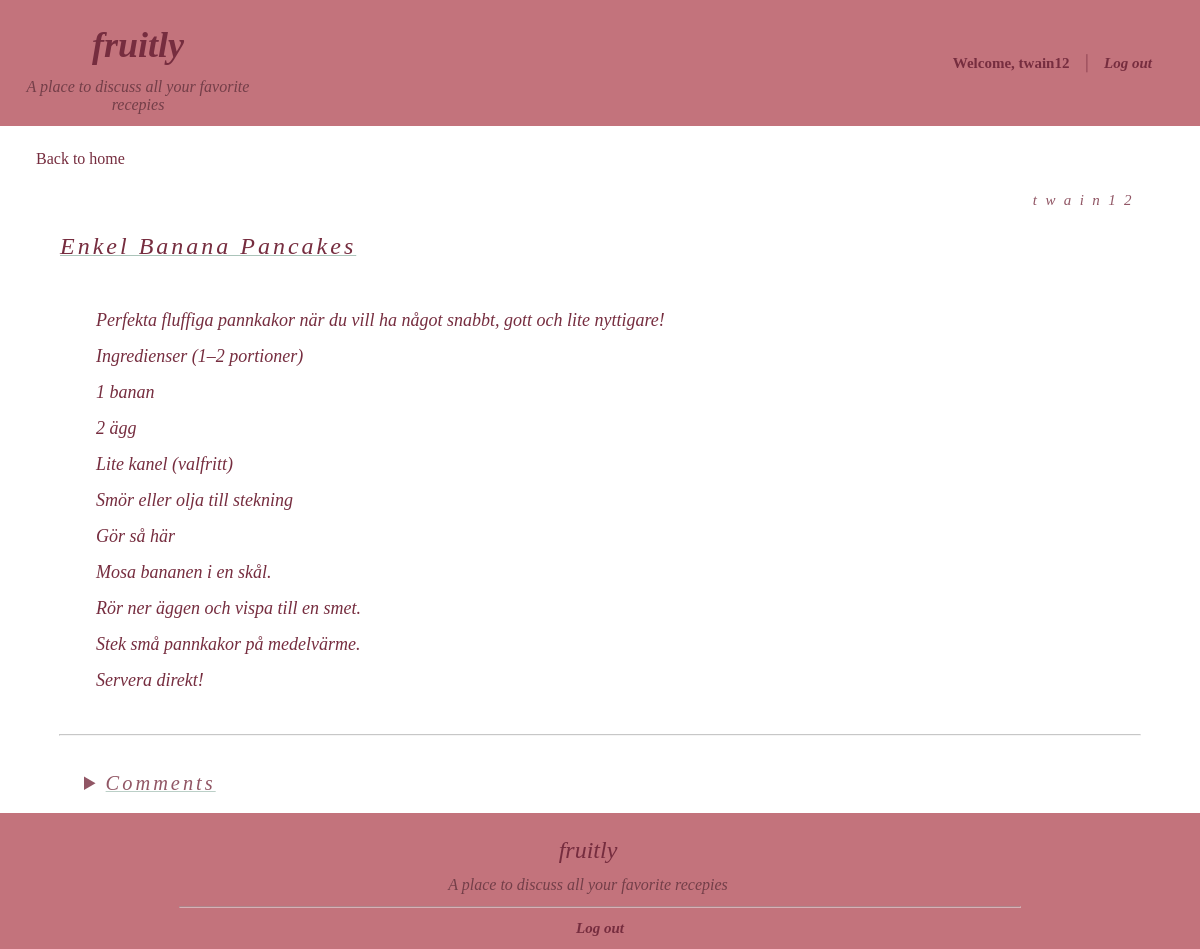
The page /post.php?id=2 (signed in) on the database its author committed.
### tables this page shows
CREATE TABLE posts (
id INTEGER PRIMARY KEY AUTOINCREMENT,
title TEXT NOT NULL,
content TEXT NOT NULL,
user_id INTEGER NOT NULL,
FOREIGN KEY (user_id) REFERENCES users(id)
);

CREATE TABLE users(
id INTEGER PRIMARY KEY AUTOINCREMENT,
username TEXT NOT NULL UNIQUE,
email TEXT NOT NULL UNIQUE,
password TEXT NOT NULL
);

### Include/model/DB.php (called while the page is built)
<?php
class DB
{
    private $pdo;
    public function __construct($path)
    {
        $this->pdo = new PDO('sqlite:' . $path);
    }
    public function getConnection()
    {
        return $this->pdo;
    }
}

### Include/model/Post.php (called while the page is built, shortened)
<?php
class Post
{
    public static function getById($db, $id)
    {
        $stmt = $db->getConnection()->prepare('SELECT posts.*, users.username
        FROM posts
        JOIN users ON posts.user_id = users.id
        WHERE posts.id = ?');
        $stmt->execute([$id]);
        $post = $stmt->fetch();
        return $post;
    }
}

### Include/View/post.php (the view, shortened to what this page needs)
<?php
$id = $_GET['id'];
$post = Post::getById($db, $id);
?>
<body>
    <a href="home.php" class="back_button">
        <p class="back_text">
            Back to home
        </p>
    </a>
    <div>
        <p class="post_name">
            <?= $post['username'] ?>
        </p>
    </div>
    <div>
        <p class="post_title">
            <?= $post['title'] ?>
        </p>
    </div>
    <div class="content_box">
        <p class="post_content">
            <?= nl2br(htmlspecialchars($post['content'])) ?>
        </p>
    </div>
    <hr class="divider">
    <details>
        <summary>
            Comments
        </summary>
    </details>
</body>

### style/headerstyle.css (style rules this page uses)
.clearfix::after { content: ""; clear: both; display: table; }
* { margin: 0%; }

### style/footerstyle.css (style rules this page uses)
* { margin: 0%; }

### style/post.css (style rules this page uses)
.post_name { font-size: 1.25vw; font-style: italic; color: #762D3F; letter-spacing: 0.7vw; margin: 2vw 5vw 2vw 5vw; opacity: 80%; cursor: default; text-align: right; }
.post_title { font-size: 2vw; font-style: italic; color: #762D3F; letter-spacing: 0.25vw; padding-bottom: 1.5vw; padding-left: 5vw; text-decoration-line: underline; text-decoration-style: solid; text-decoration-color: #ABC4BA; text-decoration-thickness: 0.1vw; cursor: default; }
.post_content { font-size: 1.5vw; color: #762D3F; font-style: oblique; padding-left: 2vw; line-height: 200%; cursor: default; }
.content_box { width: 50vw; margin-left: 6vw; margin-top: 2vw; margin-bottom: 3vw; }
details>summary { font-size: 1.7vw; font-style: italic; color: #762D3F; letter-spacing: 0.25vw; padding-bottom: 1.5vw; padding-left: 7vw; margin-top: 3vw; text-decoration-line: underline; text-decoration-style: solid; text-decoration-color: #ABC4BA; opacity: 80%; text-decoration-thickness: 0.1vw; cursor: pointer; }
.divider { color: #ABC4BA; opacity: 55%; width: 90%; margin: auto; }

### style/comments.css (style rules this page uses)
::placeholder { letter-spacing: 7%; color: #762D3F; font-style: oblique; font-family: 'Times New Roman', Times, serif; font-size: 1.2vw; }
.divider { color: #ABC4BA; opacity: 55%; width: 90%; margin: auto; }
.back_text { transition: all 0.5s; cursor: pointer; display: inline-block; position: relative; padding-left: 3vw; color: #762D3F; margin-top: 2vw; }
.back_text::after { content: "←"; position: absolute; opacity: 0; left: 2vw; transition: 0.5s; }

### rows shown on the page
posts: user.username "twain12", title "Enkel Banana Pancakes", content "Perfekta fluffiga pannkakor när du vill ha något snabbt, gott och lite nyttigare! Ingredienser (1–2 portioner) 1 banan 2 ägg Lite kanel (valfritt) Smör eller olja till stekning Gör så här Mosa bananen i en skål. Rör ner äggen och vispa till en smet. Stek små pannkakor på medelvärme. Servera direkt!"

### other values the page prints
$_SESSION['user']['username'] "twain12"
